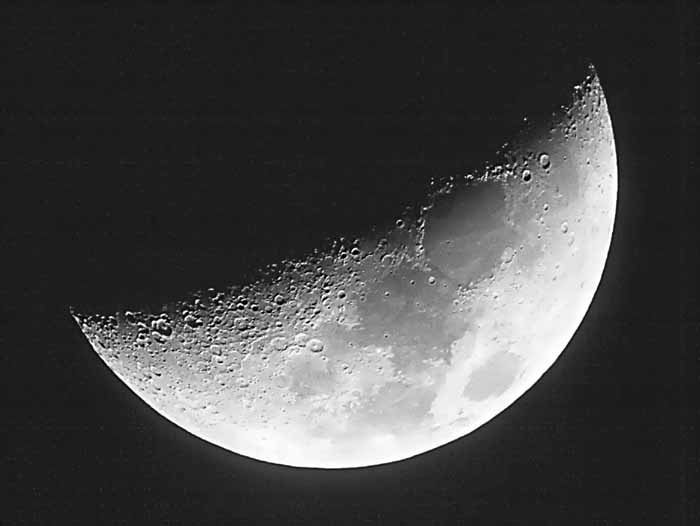
%> input picture moon.jpg, 700 x 526 px
$ octave --eval "result = laplace;"   (GNU Octave 9; MATLAB toolbox functions it lacks are replaced by stand-ins)
%> lines starting %> are read from the running program, lines starting %| are printed output that depends on the picture
function sharpened_image = laplace()
laplacian_mask = [1 1 1; 1 -8 1; 1 1 1];
image = imread('moon.jpg');
%> image is the input picture: size 526x700 uint8; min 0, max 255, mean 69.7

laplacian_gradient = uint8(filter2(laplacian_mask, image, 'same'));
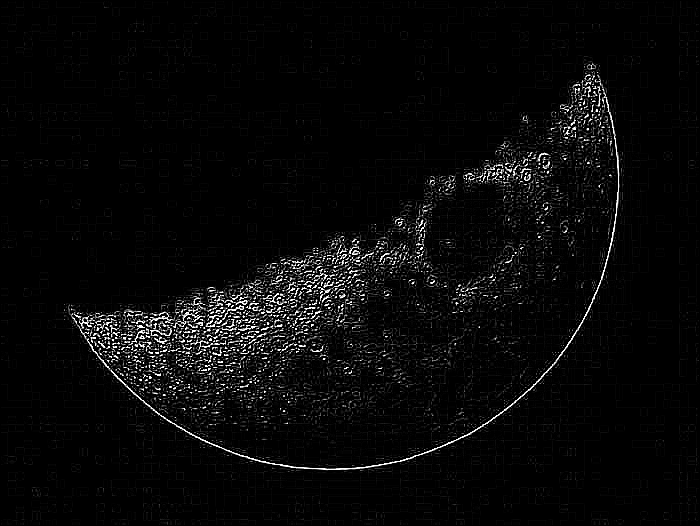
%> laplacian_gradient: size 526x700 uint8; min 0, max 255, mean 9.1

sharpened_image = image - laplacian_gradient;
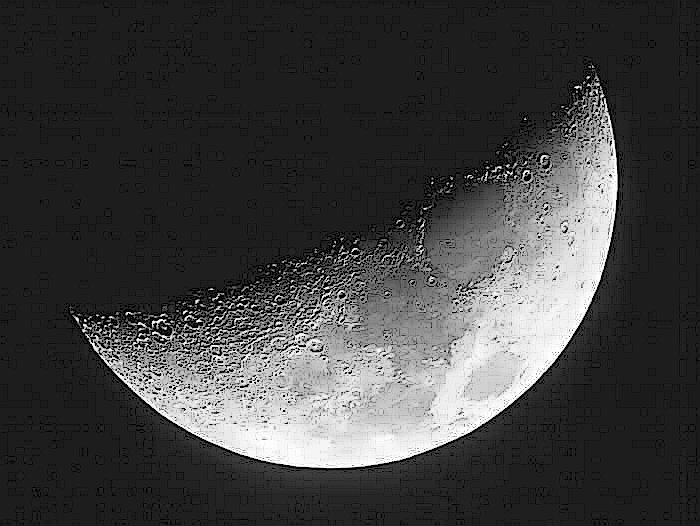
%> sharpened_image: size 526x700 uint8; min 0, max 255, mean 64.3
end
%imshowpair(image, sharpened_image, 'montage')
